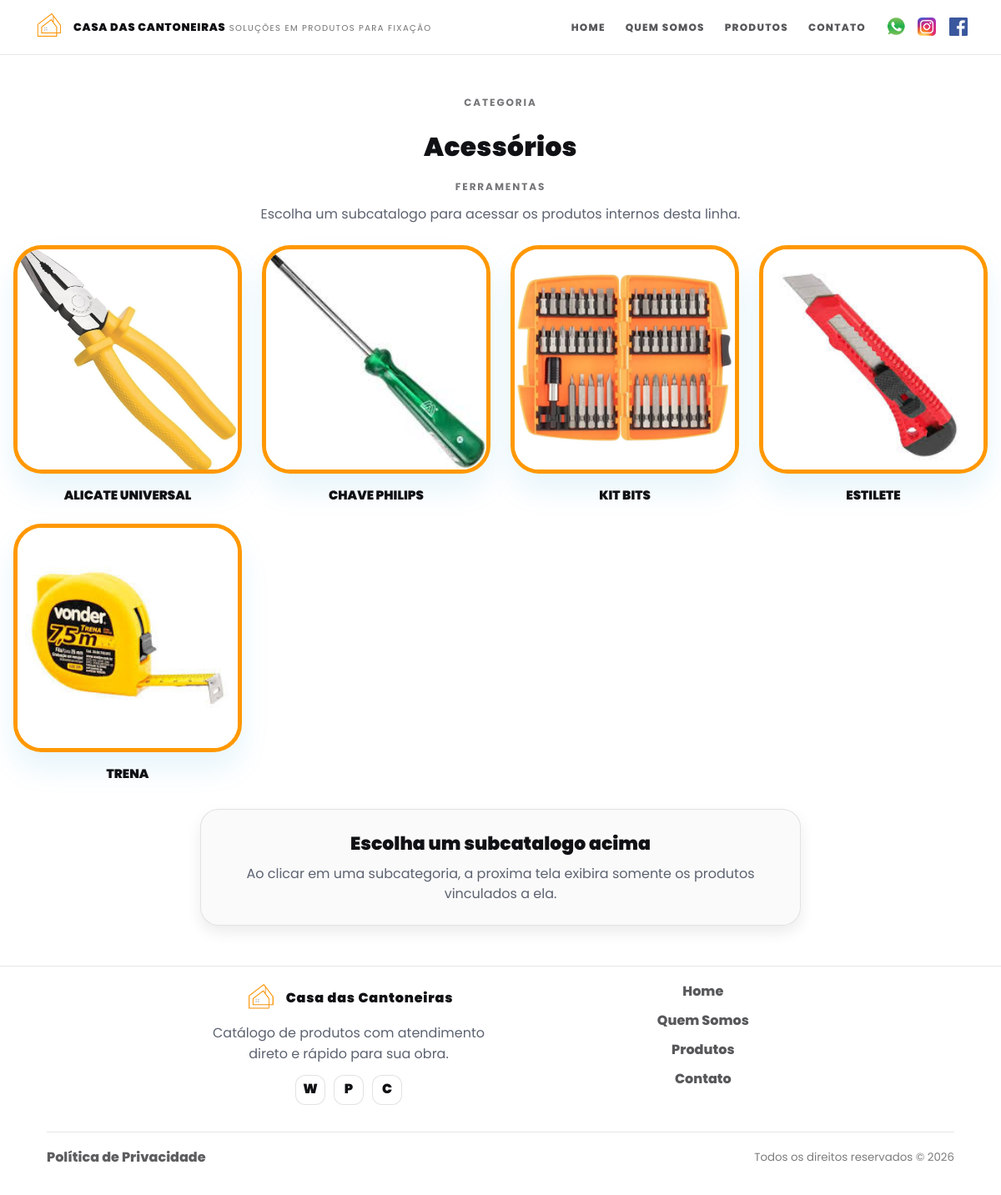
Page /categorias/cantoneira-suporte-para-prateleira on the committed database.
### models.py (models this page shows)
class Categoria(Base):
    __tablename__ = "categorias"
    id = Column(Integer, primary_key=True, index=True)
    slug = Column(String(120), nullable=False, unique=True, index=True)
    nome = Column(String(120), nullable=False)
    nome_exibicao = Column(String(120), nullable=False)
    subtitulo_exibicao = Column(String(120), nullable=True)
    imagem_url = Column(String, nullable=True)
    imagem_mime = Column(String(64), nullable=True)
    imagem_bytes = Column(LargeBinary, nullable=True)
    imagem_sha256 = Column(String(64), nullable=True)
    ordem_exibicao = Column(Integer, nullable=False, default=0, server_default="0")
    criado_em = Column(DateTime(timezone=True), server_default=func.now())
    atualizado_em = Column(DateTime(timezone=True), server_default=func.now(), onupdate=func.now())

class Subcategoria(Base):
    __tablename__ = "subcategorias"
    __table_args__ = (
        UniqueConstraint("categoria_slug", "slug", name="uq_subcategorias_categoria_slug_slug"),
    )
    id = Column(Integer, primary_key=True, index=True)
    categoria_slug = Column(String(120), nullable=False, index=True)
    slug = Column(String(120), nullable=False, index=True)
    nome = Column(String(120), nullable=False)
    nome_exibicao = Column(String(120), nullable=False)
    imagem_url = Column(String, nullable=True)
    imagem_mime = Column(String(64), nullable=True)
    imagem_bytes = Column(LargeBinary, nullable=True)
    imagem_sha256 = Column(String(64), nullable=True)
    ordem_exibicao = Column(Integer, nullable=False, default=0, server_default="0")
    criado_em = Column(DateTime(timezone=True), server_default=func.now())
    atualizado_em = Column(DateTime(timezone=True), server_default=func.now(), onupdate=func.now())

### main.py (the view)
@app.get("/categorias/{slug}", response_class=HTMLResponse)
def categoria_detalhe(slug: str, request: Request, db: Session = Depends(get_db)):
    catalogo = _catalogo_index(db)
    categoria = catalogo["categorias_por_slug"].get(slug)
    if not categoria:
        raise HTTPException(status_code=404, detail="Categoria nao encontrada")
    subcategorias = catalogo["subcategorias_por_categoria"].get(slug, [])
    produtos_db = [] if subcategorias else crud.get_produtos(db, categoria_slug=slug)
    whatsapp_link = gerar_link_whatsapp_text(f"Ola! Tenho interesse na categoria {categoria['nome']}.")
    return templates.TemplateResponse(
        "categoria.html",
        {
            "request": request,
            "categoria": categoria,
            "produtos": [
                _produto_view(
                    produto,
                    categorias_por_slug=catalogo["categorias_por_slug"],
                    subcategorias_por_chave=catalogo["subcategorias_por_chave"],
                )
                for produto in produtos_db
            ],
            "subcategorias": subcategorias,
            "subcategoria_atual": None,
            "whatsapp_numero": telefone_visivel(),
            "whatsapp_link": whatsapp_link,
        },
    )

### templates/categoria.html (shortened to what this page needs)
{% extends "base_new.html" %}
{% block body_class %}home-ref{% endblock %}
{% block content %}
<section class="category-page">
  <div class="section-container">
    <div class="category-page__hero">
      <p class="kicker">{% if subcategoria_atual %}Subcatalogo{% else %}Categoria{% endif %}</p>
      {% if subcategoria_atual %}
      <p class="category-page__breadcrumb">
        <a href="/categorias/{{ categoria.slug }}">{{ categoria.nome_exibicao }}</a>
        {% if categoria.subtitulo_exibicao %}
        <span>/ {{ categoria.subtitulo_exibicao }}</span>
        {% endif %}
      </p>
      <h1 class="heading-section">{{ subcategoria_atual.nome_exibicao }}</h1>
      {% else %}
      <h1 class="heading-section">{{ categoria.nome_exibicao }}</h1>
      {% if categoria.subtitulo_exibicao %}
      <p class="category-page__subtitle">{{ categoria.subtitulo_exibicao }}</p>
      {% endif %}
      {% endif %}
      <p class="muted">
        {% if subcategoria_atual %}
        Confira os produtos disponiveis nesta linha.
        {% elif subcategorias %}
        Escolha um subcatalogo para acessar os produtos internos desta linha.
        {% elif produtos %}
        Confira os produtos disponiveis nesta categoria e abra os detalhes de cada item.
        {% else %}
        Esta pagina ja esta pronta para receber produtos dessa categoria pelo painel administrativo.
        {% endif %}
      </p>
    </div>
    {% if subcategorias and not subcategoria_atual %}
    <section class="category-subcatalog" aria-labelledby="subcatalogo-title">
      <div class="home-categories__grid category-subcatalog__grid">
        {% for subcategoria in subcategorias %}
        <a
          href="/categorias/{{ categoria.slug }}/subcategorias/{{ subcategoria.slug }}"
          class="home-category-card category-subcatalog__card"
        >
          <span class="home-category-card__frame">
            <img
              src="{{ subcategoria.imagem_url }}"
              alt="{{ subcategoria.nome_exibicao }}"
              class="home-category-card__image"
            >
          </span>
          <span class="home-category-card__label">
            <span class="home-category-card__title">{{ subcategoria.nome_exibicao }}</span>
          </span>
        </a>
        {% endfor %}
      </div>
    </section>
    {% endif %}
    {% if produtos %}
    <section class="products-modern category-products">
      <div class="grid-produtos" id="produtosGrid">
        {% for p in produtos %}
        <div class="card-produto">
          <div class="card-image-container">
            <img
              src="{{ p.imagem_url or '/static/images/placeholder.png' }}"
              alt="{{ p.nome }}"
              class="card-image"
              onerror="this.src='/static/images/placeholder.png'"
            >
          </div>
          <div class="card-content">
            <h3 class="card-title">{{ p.nome }}</h3>
            {% if not subcategoria_atual %}
            <div class="card-actions card-actions--single">
              <a href="/produto/{{ p.id }}" class="btn-product">Ver detalhes</a>
            </div>
            {% endif %}
          </div>
        </div>
        {% endfor %}
      </div>
    </section>
    {% elif subcategorias %}
    <div class="category-empty-notice">
      <h2 class="section-title">Escolha um subcatalogo acima</h2>
      <p class="section-subtitle">
        Ao clicar em uma subcategoria, a proxima tela exibira somente os produtos vinculados a ela.
      </p>
    </div>
    {% endif %}
  </div>
</section>
{% endblock %}

### static/css/site.css (style rules this page uses)
:root { --bg: #ffffff; --surface: #ffffff; --text: #101114; --muted: #5c6270; --line: rgba(16,17,20,0.10); --brand: #c87400; --brand-2: #ff9800; --brand-ink: #1a1a1a; --radius-sm: 10px; --radius-md: 16px; --radius-lg: 22px; --shadow-sm: 0 8px 18px rgba(16,17,20,0.08); --shadow-md: 0 18px 45px rgba(16,17,20,0.12); --container: 1200px; --space-1: 6px; --space-2: 10px; --space-3: 14px; --space-4: 18px; --space-5: 24px; --space-6: 32px; --space-7: 48px; --space-8: 72px; --h1: clamp(34px, 3.6vw, 52px); --h2: clamp(26px, 2.6vw, 38px); --h3: 20px; --base: 16px; --small: 14px; --mobile-nav-breakpoint: 1020px; --laranja: var(--brand); --laranja-claro: #ffe8c6; --cinza-medio: rgba(16,17,20,0.16); --cinza-escuro: var(--text); --transition-fast: all .12s ease; }
* { box-sizing: border-box; }
html, body { height: 100%; }
body { margin: 0; font-family: "Poppins", system-ui, -apple-system, Segoe UI, Roboto, Arial, sans-serif; font-size: var(--base); line-height: 1.55; color: var(--text); background: var(--bg); }
.neo-container, .section-container { width: min(100% - 32px, var(--container)); margin-inline: auto; text-align: center; }
img { max-width: 100%; height: auto; display: block; }
a { color: inherit; text-decoration: none; }
.kicker { letter-spacing: 0.16em; text-transform: uppercase; font-weight: 700; font-size: 12px; color: rgba(16,17,20,0.58); margin: 0 0 var(--space-3); }
.heading-section { margin: 0 0 var(--space-4); font-size: var(--h2); font-weight: 900; letter-spacing: 0.01em; width: 100%; margin-top: 20px; }
.muted { margin: 0; color: var(--muted); padding: 0%; }
.section-container { width: min(100% - 32px, var(--container)); margin-inline: auto; padding-inline: 0; }
.home-categories__grid { display: grid; grid-template-columns: repeat(4, minmax(0, 1fr)); gap: 24px; }
.home-category-card { display: flex; flex-direction: column; gap: 16px; align-items: center; color: inherit; text-decoration: none; transition: transform .16s ease, filter .16s ease; }
.home-category-card__frame { width: 100%; aspect-ratio: 1 / 1; display: flex; align-items: center; justify-content: center; padding: 0; overflow: hidden; border-radius: 34px; border: 5px solid var(--brand-2); background: #fff; box-shadow: 0 20px 34px rgba(23,153,219,0.10); }
.home-category-card__image { width: 100%; height: 100%; object-fit: cover; object-position: center; display: block; }
.home-category-card__label { max-width: 20ch; display: flex; flex-direction: column; align-items: center; gap: 6px; }
.home-category-card__title { text-align: center; font-size: 15px; line-height: 1.35; font-weight: 900; text-transform: uppercase; }
.category-page { padding-block: var(--space-7); }
.category-page__hero { width: min(100%, 760px); margin: 0 auto var(--space-5); }
.category-page__subtitle { margin: -2px 0 14px; font-size: 12px; line-height: 1.2; font-weight: 700; letter-spacing: 0.16em; text-transform: uppercase; color: rgba(16,17,20,0.58); }
.category-subcatalog { margin: 0 0 var(--space-6); }
.category-subcatalog__grid { align-items: start; }
.category-subcatalog__card { min-width: 0; }
.category-empty-notice { max-width: 720px; margin: 0 auto; padding: 24px; border-radius: var(--radius-lg); border: 1px solid rgba(16,17,20,0.10); background: rgba(16,17,20,0.02); box-shadow: var(--shadow-sm); }
.category-empty-notice .section-subtitle { margin-bottom: 0; }
.section-title { margin: 0 0 6px; font-weight: 950; font-size: 22px; }
.section-subtitle { margin: 0 0 16px; color: var(--muted); }

### rows in the picture
Categoria: nome_exibicao "Acessórios", subtitulo_exibicao "FERRAMENTAS"
Subcategoria: imagem_url (picture), nome_exibicao "ALICATE UNIVERSAL"
Subcategoria: imagem_url (picture), nome_exibicao "CHAVE PHILIPS"
Subcategoria: imagem_url (picture), nome_exibicao "KIT BITS"
Subcategoria: imagem_url (picture), nome_exibicao "ESTILETE"
Subcategoria: imagem_url (picture), nome_exibicao "TRENA"
